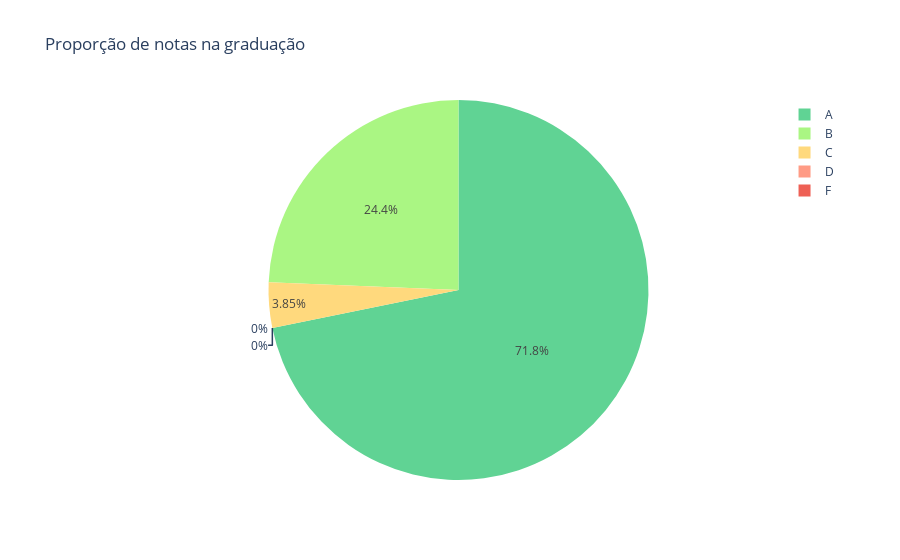

The notebook cell saved with this chart:
### Markdown cell above
Podemos, também, fazer uma representação em gráfico de pizza.

### Code cell
fig_grades_prop_pie = go.Figure()
fig_grades_prop_pie.add_trace(go.Pie(labels=x_grades_prop_bar, values=y_grades_prop_bar, marker_colors=grades_prop_bar_colors,
                                     hoverinfo='label+percent'))
fig_grades_prop_pie.update_layout({'title': 'Proporção de notas na graduação', 'yaxis_range': [0, 1], 
                                   'yaxis_tickformat': '.0%', 'xaxis_title': 'Conceitos'})
fig_grades_prop_pie.show()

### Figure 1 — Plotly figure (JSON) as saved in the notebook; plotly's stock layout.template omitted (floating-point values rounded to 4 significant figures)
{"data": [{"hoverinfo": "label+percent", "labels": ["A", "B", "C", "D", "F"], "marker": {"colors": ["#60D394", "#AAF683", "#FFD97D", "#FF9B85", "#EE6055"]}, "type": "pie", "values": [0.7179, 0.2436, 0.03846, 0, 0]}], "layout": {"title": {"text": "Proporção de notas na graduação"}, "xaxis": {"title": {"text": "Conceitos"}}, "yaxis": {"range": [0, 1], "tickformat": ".0%"}}}
